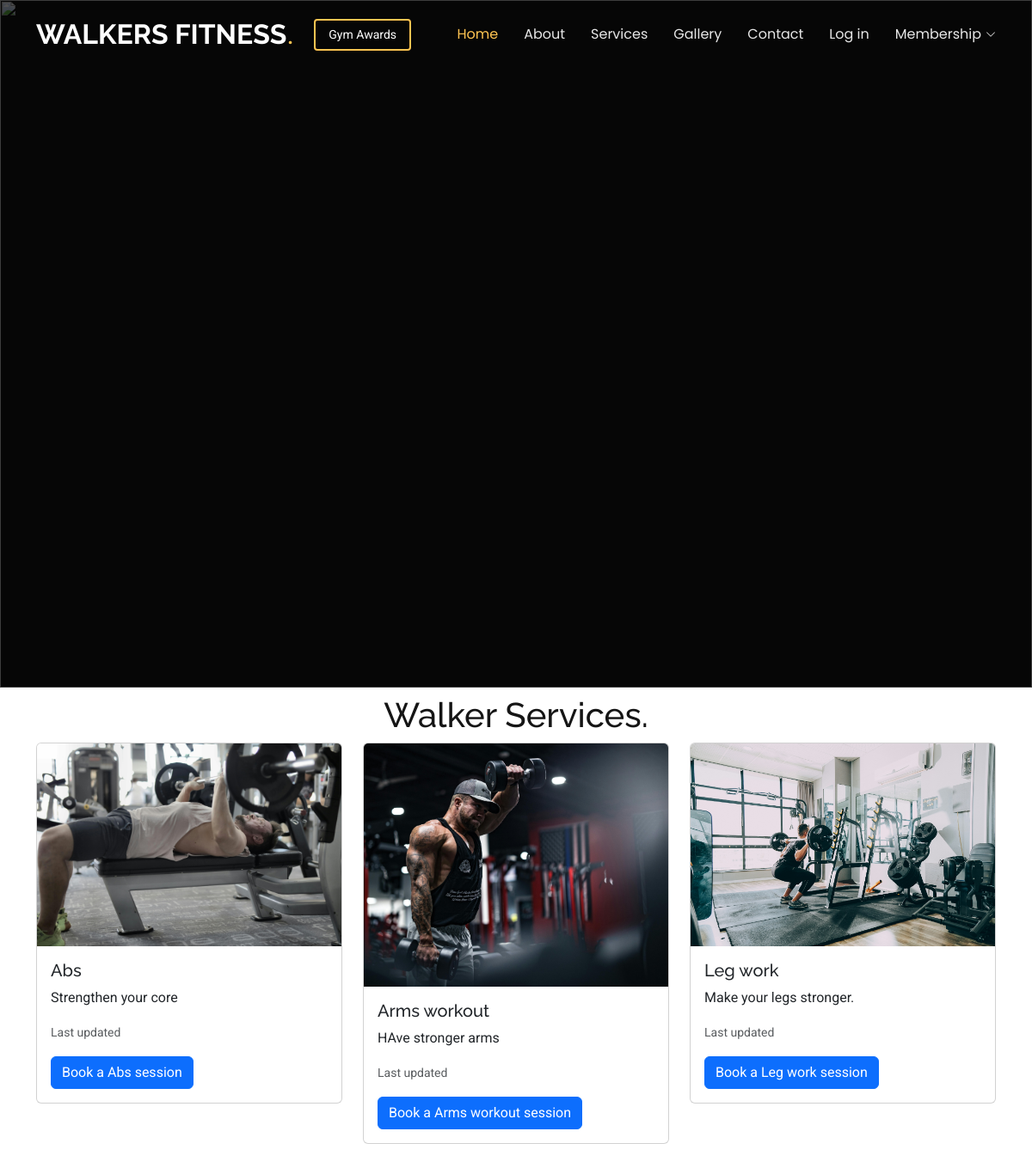
/services, run on the app's committed database.
### main/models.py (models this page shows, shortened)
class Service(models.Model):
    title = models.CharField(max_length=255)
    details=models.TextField()
    img =models.ImageField(upload_to= "services/", null= True )

### main/views.py (the view)
# urls.py: path('services',views.services, name='services'),
def services(request):
    services= models.Service.objects.all().order_by('-id')
    context= {"services":services}
    return render(request, 'services.html', context)

### templates/services.html (shortened to what this page needs)
{% extends "base.html" %}
{% block body %}
  <div class="container mt-2">
    <center><h1>Walker Services.</h1></center>
    <div class="row">
      {% for p in services %}
      <div class="col-md-4">
        <div class="card">
          <img src="{{p.img.url}}" class="card-img-top" alt="...">
          <div class="card-body">
            <h5 class="card-title">{{p.title}}</h5>
            <p class="card-text">{{p.details}}</p>
            <p class="card-text"><small class="text-muted">Last updated </small></p>
            <a href="{% url 'gallery_detail' p.id %}" class="btn btn-primary">Book a {{p.title}} session</a>
          </div>
        </div>
      </div>
      {% endfor %}
    </div>
    <br><br>
{% endblock body %}

### static/assets/css/main.css (style rules this page uses)
:root { --default-font: "Roboto", system-ui, -apple-system, "Segoe UI", Roboto, "Helvetica Neue", Arial, "Noto Sans", "Liberation Sans", sans-serif, "Apple Color Emoji", "Segoe UI Emoji", "Segoe UI Symbol", "Noto Color Emoji"; --heading-font: "Raleway", sans-serif; --nav-font: "Poppins", sans-serif; }
:root { --background-color: #ffffff; --default-color: #444444; --heading-color: #151515; --accent-color: #ffc451; --surface-color: #ffffff; --contrast-color: #312f2f; }
:root { --nav-color: rgba(255, 255, 255, 0.905); --nav-hover-color: #ffc451; --nav-mobile-background-color: #ffffff; --nav-dropdown-background-color: #ffffff; --nav-dropdown-color: #212529; --nav-dropdown-hover-color: #ffc451; }
:root { scroll-behavior: smooth; }
body { color: var(--default-color); background-color: var(--background-color); font-family: var(--default-font); }
a { color: var(--accent-color); text-decoration: none; transition: 0.3s; }
h1, h2, h3, h4, h5, h6 { color: var(--heading-color); font-family: var(--heading-font); }

### data on the page
Service: img (picture), title "Abs", details "Strengthen your core"
Service: img (picture), title "Arms workout", details "HAve stronger arms"
Service: img (picture), title "Leg work", details "Make your legs stronger."
